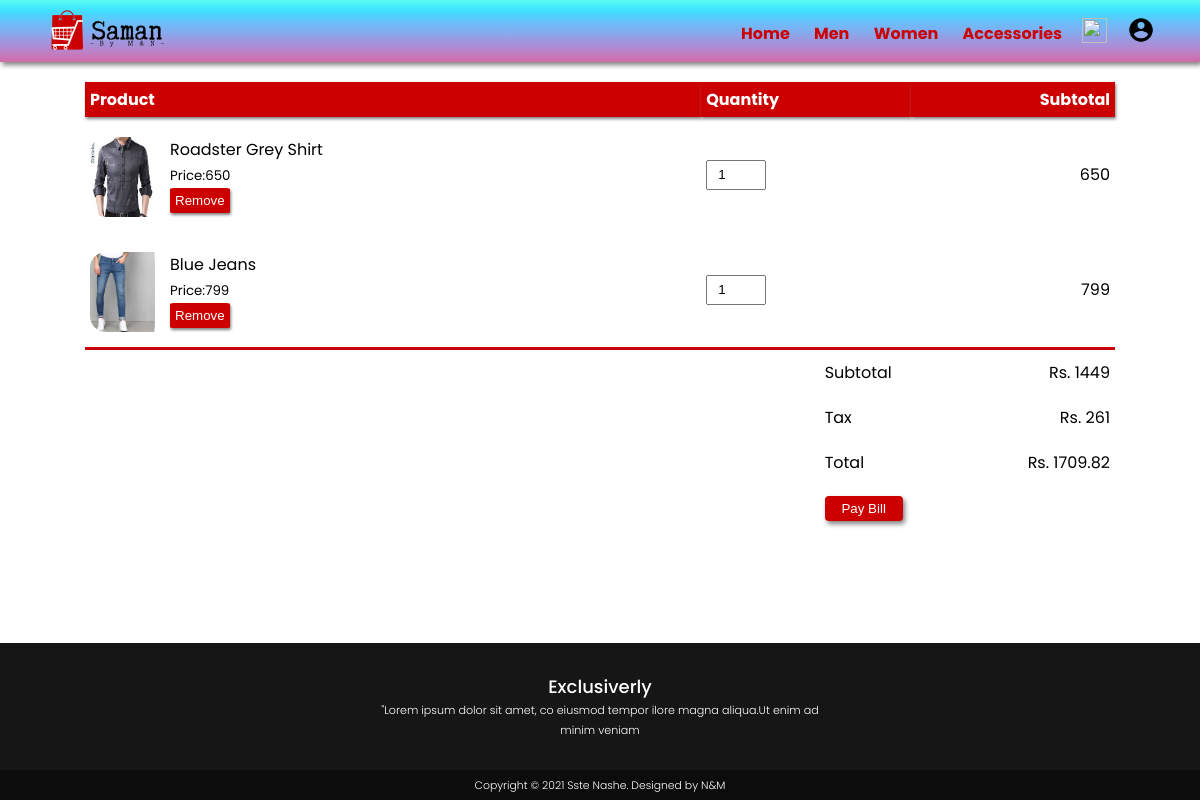
Page /cart/ on the committed database.
### collection/models.py (models this page shows, shortened)
class Men(models.Model):
    product_id=models.CharField(max_length=20, primary_key=True)
    category=models.CharField(max_length=122)
    name=models.CharField(max_length=50)
    Price=models.CharField(max_length=100)
    product_img=models.ImageField(null=True, upload_to="collection/images")
    addedToCart=models.BooleanField(default=False)
    quantity=models.IntegerField(default=1)
    latest=models.BooleanField(default=False)
    featured=models.BooleanField(default=False)
    desc=models.CharField(max_length=1000, default="Lorem ipsum dolor sit amet consectetur adipisicing elit. Excepturi neque temporibus labore magni voluptate! Deleniti impedit maiores dolor sit corporis placeat perferendis, illum molestias mollitia deserunt nesciunt distinctio")
    quantity_ordered=models.IntegerField(default=1)
    ordered_on=models.DateField(default=datetime.date.today)
    deliverd=models.BooleanField(default=False)
    ordered = models.BooleanField(default=False)
    delivered_on=models.DateField(default=date.today() + timedelta(days=10))
    expected_delivery=models.DateField(default=date.today() + timedelta(days=10))
    mop=models.CharField(max_length=20,default="COD")

### collection/views.py (the view)
# urls.py: path('cart/',views.cart,name='cart'),
def cart(request):
    cartItems1=Men.objects.filter(addedToCart=True)
    cartItems2 = Women.objects.filter(addedToCart=True)
    cartItems3 = Accessory.objects.filter(addedToCart=True)
    cartItems=[]
    for i in cartItems1:
        cartItems.append(i)
    for i in cartItems2:
        cartItems.append(i)
    for i in cartItems3:
        cartItems.append(i)
    print("hee",cartItems)
    subtotal=0
    for i in cartItems:
        subtotal+=(int(i.Price)*i.quantity)
    tax=0.18*subtotal
    total=subtotal+tax
    data={"cartItems":cartItems,
          "subtotal": subtotal,
          "tax": round(tax),
          "total": total}
    return render(request,'cart.html',data)

### templates/cart.html (shortened to what this page needs)
{%  extends 'base.html' %}
{% block body %}
    <div class="subFeatured cartPage">
        <table id="cartItems">
            <tr>
                <th>Product</th>
                <th>Quantity</th>
                <th>Subtotal</th>
            </tr>
            {%for items in cartItems%}
            <tr>
                <td>
                    <div class="cartInfo">
                        <img src="{{ items.product_img.url}}" >
                        <div>
                            <p>{{ items.name}}</p>
                            <small>Price:{{ items.Price }} <br></small>
                            <a href="/delete_cartItem/{{ items.product_id }}/"><button class="btnCart">Remove</button></a>
                        </div>
                    </div>
                </td>
                <td>
                    <form action="/changeQuantity/{{ items.product_id }}/" method="post" type="submit">
                        <input name="quantity" value="{{items.quantity}}">
                    </form>
                </td>
                <td>{{ items.Price }}</td>
            </tr>
            {% endfor %}
            <table class="totalPrice">
                <tr>
                    <td>Subtotal</td>
                    <td>Rs. {{ subtotal }}</td>
                    </tr>
                    <tr>
                    <td>Tax</td>
                    <td>Rs. {{ tax }}</td>
                </tr>
                <tr>
                    <td>Total</td>
                    <td>Rs. {{ total }}</td>
                </tr>
                <tr>
                    <td><a href="/order_placed"><button class="btnCart">Pay Bill</button></a></td>
                </tr>
            </table>
        </table>
    </div>
{% endblock body %}

### collection/static/css/style.css (style rules this page uses)
* { margin: 0; padding: 0; box-sizing: border-box; }
body { font-family: 'Poppins', sans-serif; min-height: 100vh; }
.subFeatured { max-width: 1080px; margin: auto; margin-top: 80px; padding-left: 25px; padding-right: 25px; }
.btnCart { background-color: #CC0000; color: white; padding: 5px 5px; border:none; box-shadow: 1px 2px 3px grey; border-radius: 6%; }
.cartPage { margin: 20px auto; }
.cartPage table { width: 100%; border-collapse:collapse }
.cartPage th { text-align: left; padding: 5px; color: white; background-color: #CC0000; box-shadow: 1px 2px 3px grey; }
.cartPage td { padding: 10px 5px; }
.cartPage td input { padding: 10px; width: 60px; height: 30px; }
.cartInfo { display: flex; flex-wrap: wrap; margin-top: 10px; margin-bottom: 5px; }
.cartInfo img { height: 80px; width: 80px; padding-right: 15px; border-radius: 20%; }
.totalPrice { display: flex; justify-content: flex-end; border-top: 3px solid #CC0000; }
.totalPrice td { padding-left: 120px; }
.totalPrice .btnCart { padding: 5px; border-radius: 4px; width: 78px; box-shadow: 2px 3px 5px grey; }
th:last-child { text-align: right; }
td:last-child { text-align: right; }

### rows in the picture
Men: product_img (picture), name "Roadster Grey Shirt", Price "650", quantity "1"
Men: product_img (picture), name "Blue Jeans", Price "799", quantity "1"

### other values in the picture
{{ subtotal }} "1449"
{{ tax }} "261"
{{ total }} "1709.82"
